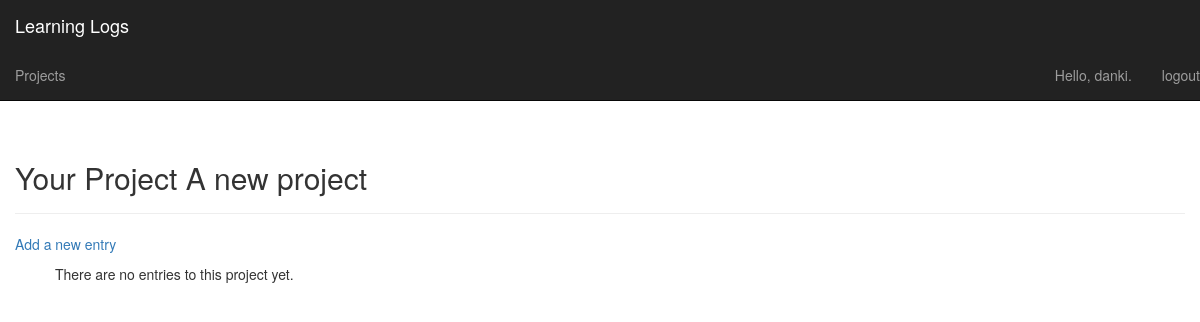
The page /projects/3/ (signed in) on the database as committed earlier.
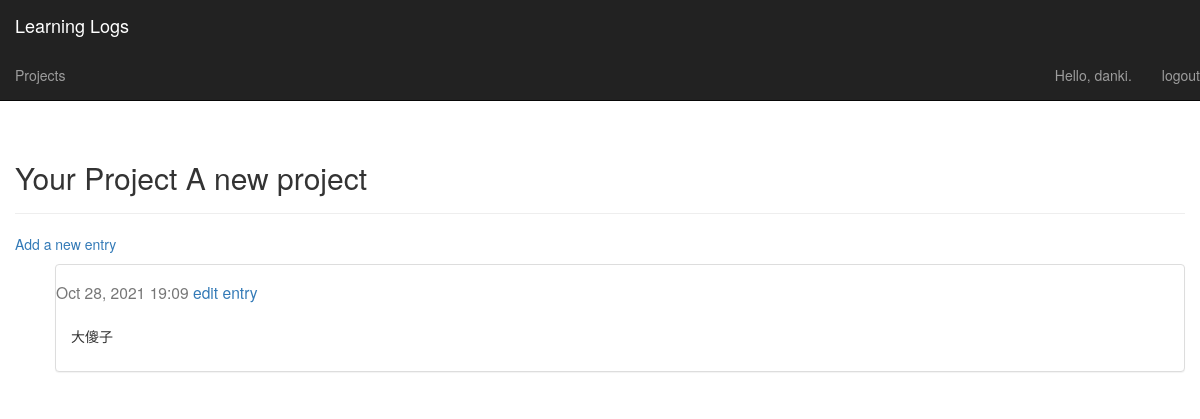
The same page on the database as committed later.
### learning_logs/models.py (models this page shows, shortened)
class Entry(models.Model):
    project = models.ForeignKey(Project,
                                on_delete=models.CASCADE)
    entry_name = models.TextField()
    date_added = models.DateTimeField(auto_now_add=True)
    class Meta:
        verbose_name_plural = 'entries'

### learning_logs/views.py (the view)
# urls.py: url(r'^projects/(?P<project_id>\d+)/$', views.project, name='project'),
@login_required
def project(request, project_id):
    print("http reponse from project function")
    project = Project.objects.get(id=project_id)
    if project.owner != request.user:
        raise Http404
    entries = project.entry_set.order_by('date_added')
    context = {'project': project,
               'entries': entries}
    return render(request, 'learning_logs/project.html', context)

### learning_logs/models.py (called while the page is built)
    def __str__(self):
        return self.project_name

### learning_logs/templates/learning_logs/project.html
{% extends "learning_logs/base.html" %}
{% load bootstrap3 %}
{% block header %}
    <h2>Your Project {{project}}</h2>
{% endblock header %}
{% block content %}
    <p>
        <a href="{% url 'learning_logs:new_entry' project.id%}">
            Add a new entry
        </a>
    </p>
    <ul>
        {% for entry in entries %}
        <div class="panel panel-default">
            <div class="panel-headning">
                <h3>
                    <small>
                        {{entry.date_added|date:'M d, Y H:i'}}
                    <a href="{% url 'learning_logs:edit_entry' entry.id%}">
                        edit entry
                    </a>
                    </small>
                </h3>
            </div>
            <div class="panel-body">
                {{entry.entry_name|linebreaks}}
            </div>
        </div>
        {% empty %}
        There are no entries to this project yet.
        {% endfor %}
    </ul>
{% endblock content %}

### learning_logs/templates/learning_logs/base.html (shortened to what this page needs)
{% load bootstrap3 %}
<html lang="en">
    <head>
        {% bootstrap_css %}
    </head>
    <body>
        <nav class="navbar navbar-inverse navbar-static-top">
            <div class="container-fluid">
                <a class="navbar-brand" href="{% url 'learning_logs:index'%}">
                    Learning Logs</a>
            </div>
            <div class="navbar-collapse collapse" id="navbar">
                <ul class="nav navbar-nav">
                    <li>
                        <a href="{% url 'learning_logs:projects'%}">Projects</a>
                    </li>
                </ul >
                <ul class="nav navbar-nav navbar-right">
                    {% if user.is_authenticated %}
                    <li class="nav-item"><a>Hello, {{user.username}}.</a></li>
                    <li class="nav-item">
                        <a class="nav-link"
                           href="{% url 'users:logout'%}">logout</a>
                    </li>
                    {% endif %}
                </ul>
            </div>
        </nav>
        <div class="container-fluid">
            <div class="page-header">
                {% block header %}{% endblock header %}
            </div>
            <div>
                {% block content %}{% endblock content %}
            </div>
        </div>
    </body>

Rows that differ between the two databases and show on the page:
added Entry: date_added "Oct 28, 2021 19:09", entry_name "大傻子"
Other text that changed with them:
text no longer shown: "There are no entries to this project yet."
